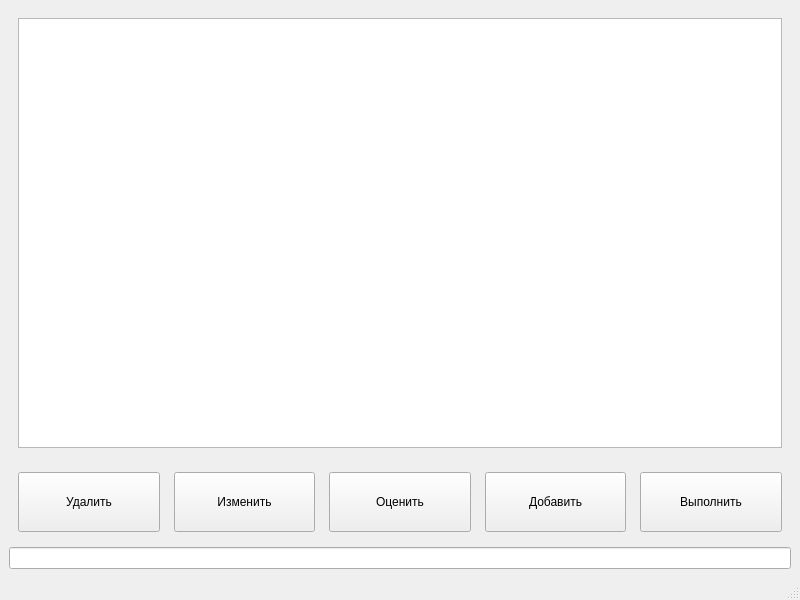
<?xml version="1.0" encoding="UTF-8"?>
<ui version="4.0">
 <class>MainWindow</class>
 <widget class="QMainWindow" name="MainWindow">
  <property name="geometry">
   <rect>
    <x>0</x>
    <y>0</y>
    <width>800</width>
    <height>600</height>
   </rect>
  </property>
  <property name="windowTitle">
   <string>MainWindow</string>
  </property>
  <widget class="QWidget" name="centralwidget">
   <layout class="QGridLayout" name="gridLayout">
    <item row="3" column="0">
     <widget class="QWidget" name="widget_2" native="true">
      <layout class="QGridLayout" name="gridLayout_2">
       <item row="0" column="10">
        <widget class="QPushButton" name="markDoneButton">
         <property name="sizePolicy">
          <sizepolicy hsizetype="Minimum" vsizetype="Fixed">
           <horstretch>0</horstretch>
           <verstretch>0</verstretch>
          </sizepolicy>
         </property>
         <property name="minimumSize">
          <size>
           <width>0</width>
           <height>60</height>
          </size>
         </property>
         <property name="text">
          <string>Выполнить</string>
         </property>
        </widget>
       </item>
       <item row="0" column="3">
        <spacer name="horizontalSpacer">
         <property name="orientation">
          <enum>Qt::Orientation::Horizontal</enum>
         </property>
         <property name="sizeType">
          <enum>QSizePolicy::Policy::Fixed</enum>
         </property>
         <property name="sizeHint" stdset="0">
          <size>
           <width>8</width>
           <height>20</height>
          </size>
         </property>
        </spacer>
       </item>
       <item row="0" column="8">
        <widget class="QPushButton" name="addButton">
         <property name="sizePolicy">
          <sizepolicy hsizetype="Minimum" vsizetype="Fixed">
           <horstretch>0</horstretch>
           <verstretch>0</verstretch>
          </sizepolicy>
         </property>
         <property name="minimumSize">
          <size>
           <width>0</width>
           <height>60</height>
          </size>
         </property>
         <property name="text">
          <string>Добавить</string>
         </property>
        </widget>
       </item>
       <item row="0" column="2">
        <widget class="QPushButton" name="deleteButton">
         <property name="sizePolicy">
          <sizepolicy hsizetype="Minimum" vsizetype="Fixed">
           <horstretch>0</horstretch>
           <verstretch>0</verstretch>
          </sizepolicy>
         </property>
         <property name="minimumSize">
          <size>
           <width>0</width>
           <height>60</height>
          </size>
         </property>
         <property name="text">
          <string>Удалить</string>
         </property>
        </widget>
       </item>
       <item row="0" column="4">
        <widget class="QPushButton" name="editButton">
         <property name="sizePolicy">
          <sizepolicy hsizetype="Minimum" vsizetype="Fixed">
           <horstretch>0</horstretch>
           <verstretch>0</verstretch>
          </sizepolicy>
         </property>
         <property name="minimumSize">
          <size>
           <width>0</width>
           <height>60</height>
          </size>
         </property>
         <property name="text">
          <string>Изменить</string>
         </property>
        </widget>
       </item>
       <item row="0" column="9">
        <spacer name="horizontalSpacer_3">
         <property name="orientation">
          <enum>Qt::Orientation::Horizontal</enum>
         </property>
         <property name="sizeType">
          <enum>QSizePolicy::Policy::Fixed</enum>
         </property>
         <property name="sizeHint" stdset="0">
          <size>
           <width>8</width>
           <height>20</height>
          </size>
         </property>
        </spacer>
       </item>
       <item row="0" column="7">
        <spacer name="horizontalSpacer_2">
         <property name="orientation">
          <enum>Qt::Orientation::Horizontal</enum>
         </property>
         <property name="sizeType">
          <enum>QSizePolicy::Policy::Fixed</enum>
         </property>
         <property name="sizeHint" stdset="0">
          <size>
           <width>8</width>
           <height>20</height>
          </size>
         </property>
        </spacer>
       </item>
       <item row="0" column="6">
        <widget class="QPushButton" name="ratingButton">
         <property name="sizePolicy">
          <sizepolicy hsizetype="Minimum" vsizetype="Fixed">
           <horstretch>0</horstretch>
           <verstretch>0</verstretch>
          </sizepolicy>
         </property>
         <property name="minimumSize">
          <size>
           <width>0</width>
           <height>60</height>
          </size>
         </property>
         <property name="text">
          <string>Оценить</string>
         </property>
        </widget>
       </item>
       <item row="0" column="5">
        <spacer name="horizontalSpacer_4">
         <property name="orientation">
          <enum>Qt::Orientation::Horizontal</enum>
         </property>
         <property name="sizeType">
          <enum>QSizePolicy::Policy::Fixed</enum>
         </property>
         <property name="sizeHint" stdset="0">
          <size>
           <width>8</width>
           <height>20</height>
          </size>
         </property>
        </spacer>
       </item>
      </layout>
     </widget>
    </item>
    <item row="1" column="0">
     <widget class="QWidget" name="widget" native="true">
      <layout class="QVBoxLayout" name="verticalLayout">
       <item>
        <widget class="QTableView" name="tableView"/>
       </item>
      </layout>
     </widget>
    </item>
    <item row="4" column="0">
     <widget class="QLineEdit" name="lineEdit"/>
    </item>
   </layout>
  </widget>
  <widget class="QStatusBar" name="statusbar"/>
 </widget>
 <resources/>
 <connections/>
</ui>
